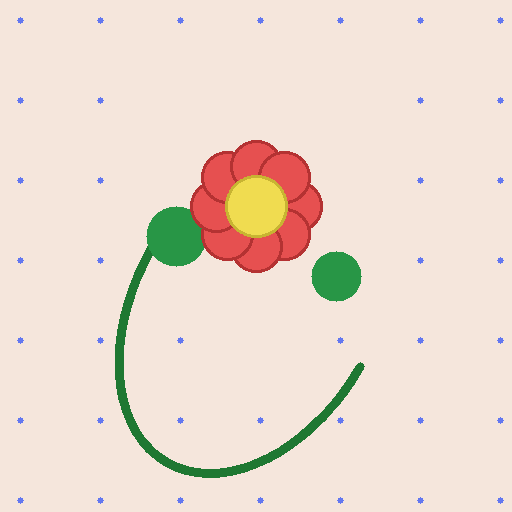
#> input picture data/cad_sample_input.png, 512 x 512 px
$ python -i sketch_service.py   (imports and definitions only)   (older library calls are emulated)
#> lines starting #> are read from the running program, lines starting #| are printed output that depends on the picture
### app/core/logger.py
import sys
import logging
from loguru import logger

class InterceptHandler(logging.Handler):
    """
    Default handler from python logging to loguru.
    See: https://github.com/Delgan/loguru#entirely-compatible-with-standard-logging
    """
    # [13 lines left out: function emit, not called in this run]

def setup_logging(debug: bool = True) -> None:
    # Remove default handler
    logger.remove()

    # Add console logger
    log_level = "DEBUG" if debug else "INFO"
    logger.add(
        sys.stdout,
        enqueue=True,
        backtrace=True,
        diagnose=True,
        level=log_level,
        format="<green>{time:YYYY-MM-DD HH:mm:ss.SSS}</green> | <level>{level: <8}</level> | <cyan>{name}</cyan>:<cyan>{function}</cyan>:<cyan>{line}</cyan> - <level>{message}</level>",
    )

    # Add file logger
    logger.add(
        "logs/app.log",
        rotation="10 MB",
        retention="10 days",
        level="INFO",
        enqueue=True,
        format="{time:YYYY-MM-DD HH:mm:ss.SSS} | {level: <8} | {name}:{function}:{line} - {message}",
    )

    # Intercept all logging from other libraries
    logging.basicConfig(handlers=[InterceptHandler()], level=0, force=True)

    # Set levels for libraries we don't want too verbose
    for name in ["urllib3", "boto3", "botocore", "celery", "pika"]:
        logging.getLogger(name).setLevel(logging.WARNING)

# Initialize logger right away
setup_logging(debug=True)

### app/services/sketch_service.py
import os
import cv2
import numpy as np
from pathlib import Path
from typing import Dict, Any, Optional

from app.core.logger import logger

# Try importing torch for optional AI enhancement
try:
    import torch
    import torch.nn as nn
    HAS_TORCH = True
except ImportError:
    HAS_TORCH = False


if HAS_TORCH:
    class LightweightEdgeRefiner(nn.Module):
        """
        Lightweight PyTorch CNN model to perform line/edge refinement
        and background noise suppression.
        """
        # [35 lines left out: functions __init__, _initialize_weights, forward, not called in this run]

    _ai_refiner_model: Optional[LightweightEdgeRefiner] = None
else:
    _ai_refiner_model = None


def preprocess(image: np.ndarray, max_dim: int = 1024, blur_kernel: int = 5) -> np.ndarray:
    """
    Step 1: Preprocess the input image.
    - Resize: keeps aspect ratio, limits maximum dimension to max_dim.
    - Normalize: stretches contrast.
    - Denoise: applies Gaussian blur.
    """
    logger.debug("Running Step 1: Preprocess (resize, normalize, denoise)")

    # 1. Resize if needed
    h, w = image.shape[:2]
    if max(h, w) > max_dim:
        scale = max_dim / max(h, w)
        new_w = int(w * scale)
        new_h = int(h * scale)
        image = cv2.resize(image, (new_w, new_h), interpolation=cv2.INTER_AREA)
        logger.debug(f"Resized image from {(w, h)} to {(new_w, new_h)}")

    # 2. Normalize
    # Contrast normalization: stretch to [0, 255]
    normalized = cv2.normalize(image, None, alpha=0, beta=255, norm_type=cv2.NORM_MINMAX, dtype=cv2.CV_8U)

    # 3. Denoise (Gaussian blur)
    # Ensure kernel size is odd
    if blur_kernel % 2 == 0:
        blur_kernel += 1
    denoised = cv2.GaussianBlur(normalized, (blur_kernel, blur_kernel), 0)

    return denoised


# [274 lines left out: functions to_grayscale, detect_edges, generate_sketch, enhance_lines, optional_ai_enhancement, add_grid and 2 more, not called in this run]

>>> import cv2
>>> picture = cv2.imread('../../data/cad_sample_input.png', cv2.IMREAD_GRAYSCALE)
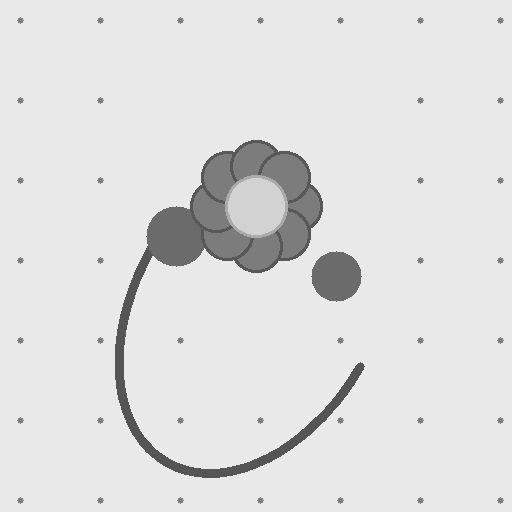
#> picture: shape (512, 512); min 85, max 233, mean 223.2
>>> result = preprocess(picture)
#> (the run stopped early here; a loop or call above may not have finished)
